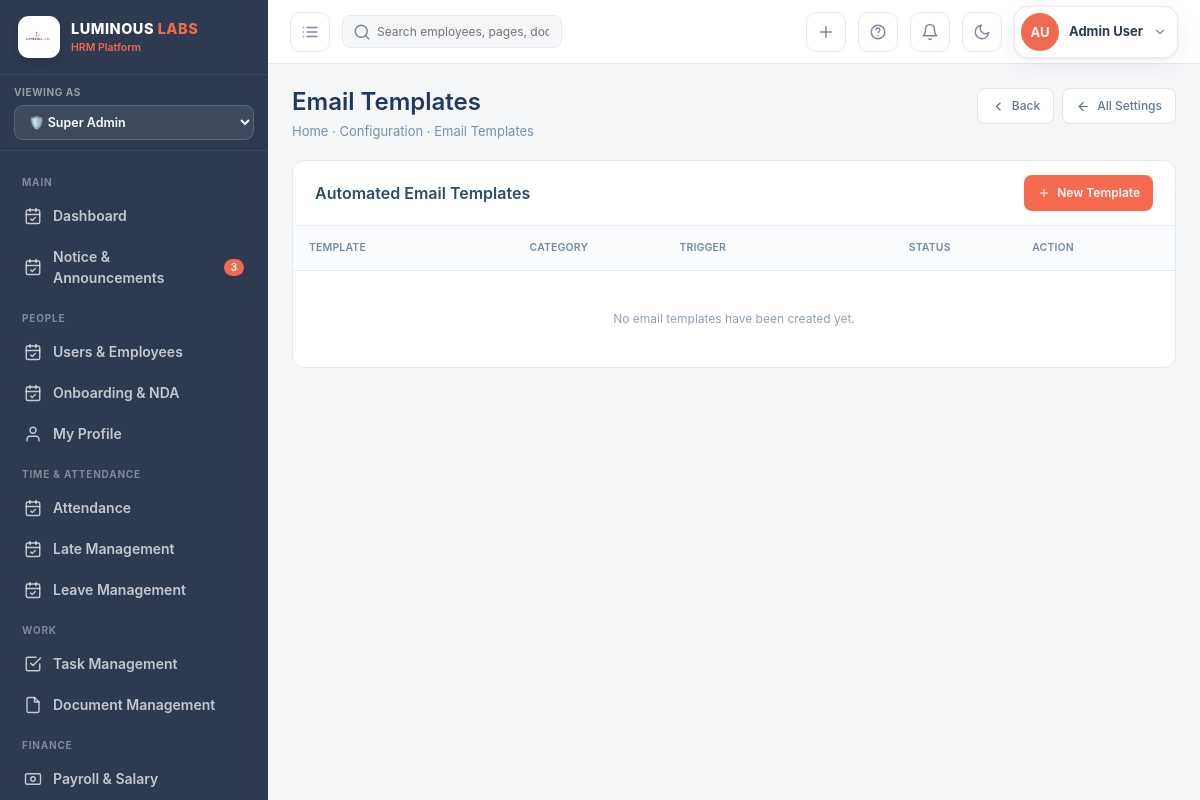
The app's page /config/email-templates/ (signed in), older data.
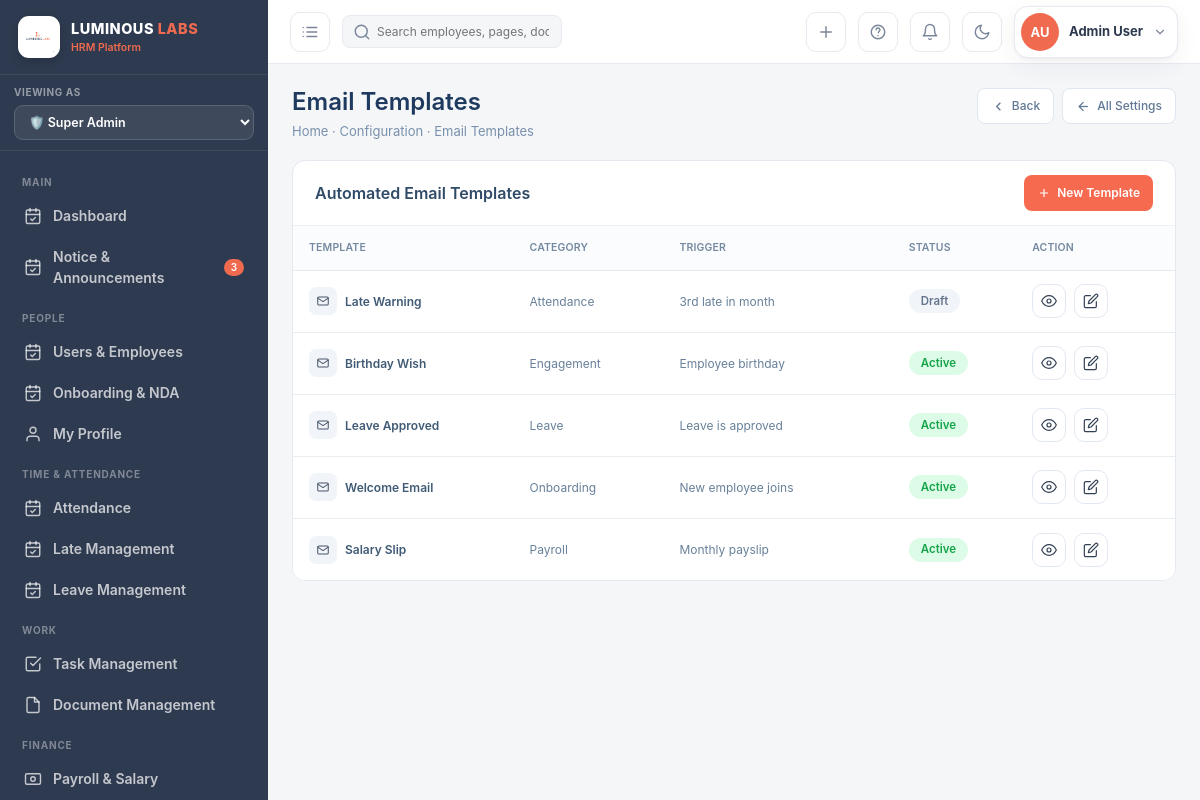
The same page, newer data.
### hrm_app/models.py (models this page shows, shortened)
class EmailTemplate(models.Model):
    STATUS_CHOICES = [('Active', 'Active'), ('Draft', 'Draft')]
    name      = models.CharField(max_length=100)
    category  = models.CharField(max_length=50)
    subject   = models.CharField(max_length=200)
    body      = models.TextField()
    trigger   = models.CharField(max_length=100, blank=True)
    status    = models.CharField(max_length=10, choices=STATUS_CHOICES, default='Draft')

### hrm_app/views.py (the view)
@login_required
def email_template_list(request):
    if not has_permission(request.user, "configuration", "view"):
        messages.error(request, "Permission denied.")
        return redirect("dashboard")
    templates = EmailTemplate.objects.all().order_by('category', 'name')
    return render(request, 'hrm/email_template_list.html', _ctx(
        request, templates=templates
    ))

### hrm_app/context_processors.py (called while the page is built, shortened)
def role_menu_permissions(request):
    allowed_menus = []
    if request.user.is_authenticated:
        if request.user.role == "super_admin":
          allowed_menus = []
    return {
        "allowed_menus": allowed_menus
    }

### hrm_app/views.py (called while the page is built, shortened)
def has_permission(user, module, action="view"):
    if user.role == Role.SUPER_ADMIN:
        return True

def _ctx(request, **kw):
    view_role = request.GET.get('view_role', request.user.role)
    ctx = {'user': request.user, 'today': date.today(), 'view_role': view_role}
    unread_leaves = LeaveRequest.objects.filter(status='Pending').count()
    ctx['unread_leaves'] = unread_leaves
    if request.user.role == 'super_admin':
        ctx['allowed_menus'] = [key for key, _ in UserPermission.MODULE_CHOICES]
    else:
        ctx['allowed_menus'] = list(UserPermission.objects.filter(
            user=request.user,
            can_view=True
        ).values_list('module', flat=True))
    ctx.update(kw)
    return ctx

### hrm_app/templates/hrm/email_template_list.html (shortened to what the changed rows need)
{% extends 'hrm/base.html' %}
{% block content %}
<div class="email-page">
    <div class="email-page-head">
        <div>
            <h1>
                Email Templates
            </h1>
        </div>
    </div>
    <div class="email-card">
        <div class="email-card-head">
            <h2 class="email-card-title">
                Automated Email Templates
            </h2>
        </div>
        <div class="email-table-wrap">
            <table class="email-table">
                <thead>
                    <tr>
                        <th style="width:25%;">
                            Template
                        </th>
                        <th style="width:17%;">
                            Category
                        </th>
                        <th style="width:26%;">
                            Trigger
                        </th>
                        <th style="width:14%;">
                            Status
                        </th>
                        <th style="width:18%;">
                            Action
                        </th>
                    </tr>
                </thead>
                <tbody>
                    {% for template in templates %}
                    <tr>
                        <td>
                            <div class="template-name">
                                <span class="template-icon">
                                    <svg viewBox="0 0 24 24">
                                        <rect x="3"
                                              y="5"
                                              width="18"
                                              height="14"
                                              rx="2"/>
                                        <path d="M3 7l9 6 9-6"/>
                                    </svg>
                                </span>
                                {{ template.name }}
                            </div>
                        </td>
                        <td>
                            <span class="email-category">
                                {{ template.category|default:"—" }}
                            </span>
                        </td>
                        <td>
                            <span class="email-trigger">
                                {{ template.trigger|default:"—" }}
                            </span>
                        </td>
                        <td>
                            {% if template.status == "Active" %}
                                <span class="status-badge status-active">
                                    Active
                                </span>
                            {% else %}
                                <span class="status-badge status-draft">
                                    Draft
                                </span>
                            {% endif %}
                        </td>
                        <td>
                            <div class="template-actions">
                                <a href="{% url 'email_template_detail' template.pk %}"
                                   class="template-action-btn"
                                   title="View">
                                    <svg viewBox="0 0 24 24">
                                        <path d="M1 12s4-8 11-8 11 8 11 8-4 8-11 8-11-8-11-8z"/>
                                        <circle cx="12" cy="12" r="3"/>
                                    </svg>
                                </a>
                                <a href="{% url 'email_template_edit' template.pk %}"
                                   class="template-action-btn"
                                   title="Edit">
                                    <svg viewBox="0 0 24 24">
                                        <path d="M11 4H4a2 2 0 0 0-2 2v14a2 2 0 0 0 2 2h14a2 2 0 0 0 2-2v-7"/>
                                        <path d="M18.5 2.5a2.121 2.121 0 0 1 3 3L12 15l-4 1 1-4 9.5-9.5z"/>
                                    </svg>
                                </a>
                            </div>
                        </td>
                    </tr>
                    {% empty %}
                    <tr>
                        <td colspan="5">
                            <div class="email-empty">
                                No email templates have been created yet.
                            </div>
                        </td>
                    </tr>
                    {% endfor %}
                </tbody>
            </table>
        </div>
    </div>
</div>
{% endblock %}

Row changes from the older to the newer data that the page shows:
added EmailTemplate: name "Late Warning", category "Attendance", trigger "3rd late in month", status "Draft"
added EmailTemplate: name "Birthday Wish", category "Engagement", trigger "Employee birthday", status "Active"
added EmailTemplate: name "Leave Approved", category "Leave", trigger "Leave is approved", status "Active"
added EmailTemplate: name "Welcome Email", category "Onboarding", trigger "New employee joins", status "Active"
added EmailTemplate: name "Salary Slip", category "Payroll", trigger "Monthly payslip", status "Active"
Text that changed along with them:
text no longer shown: "No email templates have been created yet."
